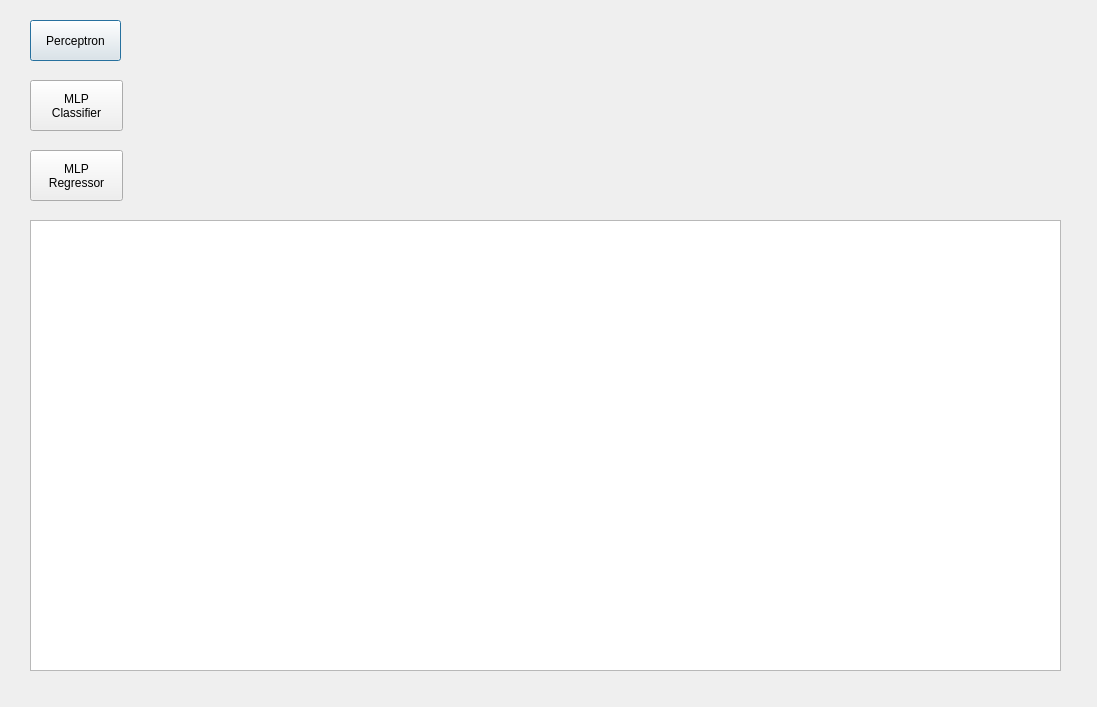
<?xml version="1.0" encoding="UTF-8"?>
<ui version="4.0">
 <class>Dialog</class>
 <widget class="QDialog" name="Dialog">
  <property name="geometry">
   <rect>
    <x>0</x>
    <y>0</y>
    <width>1097</width>
    <height>707</height>
   </rect>
  </property>
  <property name="windowTitle">
   <string>Dialog</string>
  </property>
  <property name="windowIcon">
   <iconset>
    <normaloff>../Pics/Electronics.ico</normaloff>../Pics/Electronics.ico</iconset>
  </property>
  <widget class="QPushButton" name="btnperceptron">
   <property name="geometry">
    <rect>
     <x>30</x>
     <y>20</y>
     <width>91</width>
     <height>41</height>
    </rect>
   </property>
   <property name="text">
    <string>Perceptron</string>
   </property>
  </widget>
  <widget class="QPushButton" name="btnnn">
   <property name="geometry">
    <rect>
     <x>30</x>
     <y>150</y>
     <width>93</width>
     <height>51</height>
    </rect>
   </property>
   <property name="text">
    <string>MLP
Regressor</string>
   </property>
  </widget>
  <widget class="QTableWidget" name="dgvnn">
   <property name="geometry">
    <rect>
     <x>30</x>
     <y>220</y>
     <width>1031</width>
     <height>451</height>
    </rect>
   </property>
  </widget>
  <widget class="QLabel" name="lblcrosstab">
   <property name="geometry">
    <rect>
     <x>280</x>
     <y>50</y>
     <width>311</width>
     <height>141</height>
    </rect>
   </property>
   <property name="text">
    <string/>
   </property>
  </widget>
  <widget class="QLabel" name="lblcr">
   <property name="geometry">
    <rect>
     <x>630</x>
     <y>25</y>
     <width>431</width>
     <height>171</height>
    </rect>
   </property>
   <property name="text">
    <string/>
   </property>
  </widget>
  <widget class="QPushButton" name="btnmlp">
   <property name="geometry">
    <rect>
     <x>30</x>
     <y>80</y>
     <width>93</width>
     <height>51</height>
    </rect>
   </property>
   <property name="text">
    <string>MLP
Classifier</string>
   </property>
  </widget>
 </widget>
 <resources/>
 <connections/>
</ui>
